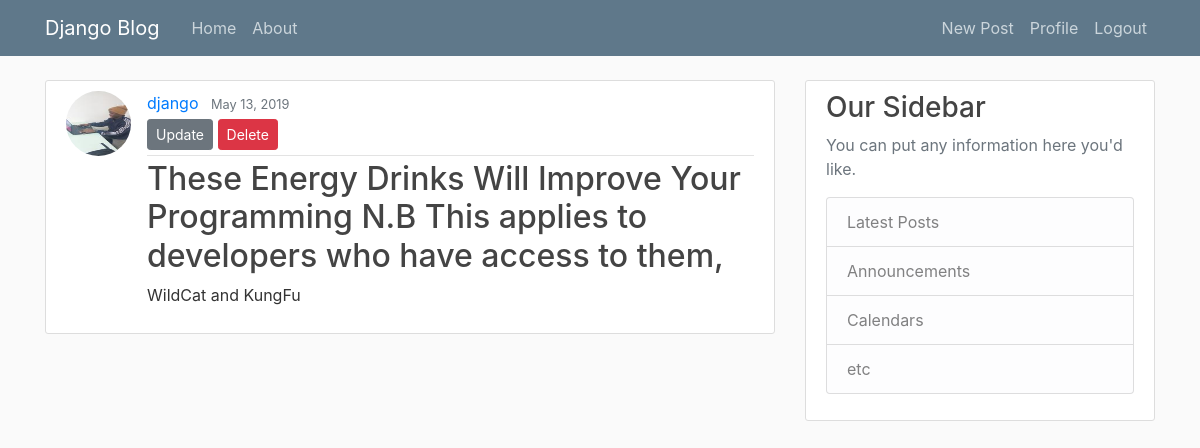
Page /post/15/ (signed in) on the committed database.
### blog/models.py (models this page shows, shortened)
class Post(models.Model):
    title = models.CharField(max_length=50)
    content = models.TextField()
    date_posted = models.DateTimeField(default=timezone.now)
    author = models.ForeignKey(User, on_delete=models.CASCADE)

### users/models.py (models this page shows, shortened)
class Profile(models.Model):
    user = models.OneToOneField(User, on_delete=models.CASCADE)
    image = models.ImageField(default='11.jpg', upload_to='profile_pics')

### blog/views.py (the view)
class PostDetailView(LoginRequiredMixin, DetailView):
    model = Post

### blog/templates/blog/post_detail.html (shortened to what this page needs)
{% extends 'blog/base.html' %}
{% block content %}
<article class="media content-section">
    <img class="rounded-circle article-img" src={{object.author.profile.image.url}}>
    <div class="media-body">
        <div class="article-metadata">
            <a class="mr-2" href="{% url 'user-posts' object.author.username %}">{{ object.author }}</a>
            <small class="text-muted">{{ object.date_posted|date:"F d, Y"}}</small>
            {% if object.author == user %}
                <div>
                    <a class="btn btn-secondary btn-sm mt-1 mb-1" href="{% url 'post-update' object.id%}">Update</a>
                    <a class="btn btn-danger btn-sm mt-1 mb-1" href="{% url 'post-delete' object.id %}">Delete</a>
                    </div>
            {% endif %}
        </div>
        <h2 class="article-title" href="{% url 'post-detail' post.id %}">{{ object.title }}</a></h2>
        <p class="article-content">{{ object.content }}</p>
    </div>
</article>
{% endblock content%}

### blog/static/blog/main.css (style rules this page uses)
body { background: #fafafa; color: #333333; margin-top: 5rem; }
h1, h2, h3, h4, h5, h6 { color: #444444; }
.content-section { background: #ffffff; padding: 10px 20px; border: 1px solid #dddddd; border-radius: 3px; margin-bottom: 20px; }
.article-title { color: #444444; }
.article-content { white-space: pre-line; }
.article-img { height: 65px; width: 65px; margin-right: 16px; }
.article-metadata { padding-bottom: 1px; margin-bottom: 4px; border-bottom: 1px solid #e3e3e3 }

### rows in the picture
Post: author.profile.image (picture), author "django", date_posted "May 13, 2019", title "These Energy Drinks Will Improve Your Programming N.B This applies to developers who have access to them,", content "WildCat and KungFu"
